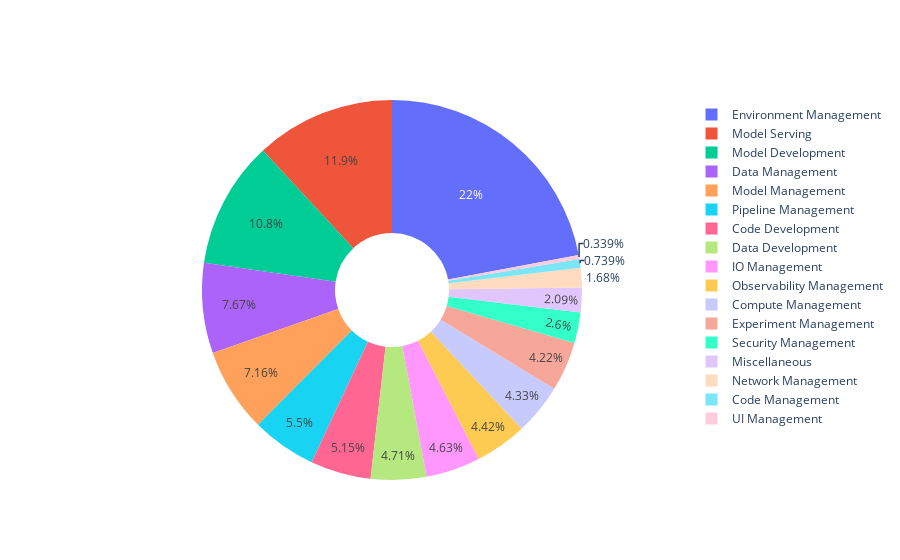

The cell this chart's notebook holds for it:
### Code cell
# assign human-readable & high-level topics to challenges & solutions

df = pd.read_json(os.path.join(path_rq1, 'topics.json'))
df['Challenge_topic_macro'] = -1

for index, row in df.iterrows():
    if row['Challenge_topic'] in macro_topic_mapping:
        df.at[index, 'Challenge_topic_macro'] = int(macro_topic_mapping[row['Challenge_topic']])
    else:
        df.drop(index, inplace=True)

df.to_json(os.path.join(path_rq1, 'filtered.json'), indent=4, orient='records')

df_number = pd.DataFrame()

values = []
labels = []

for name, group in df.groupby('Challenge_topic_macro'):
    entry = {
        'Topic': macro_topic_indexing[name],
        'Percentage': round(len(group)/len(df)*100, 2),
        'Number': len(group),
    }
    df_number = pd.concat([df_number, pd.DataFrame([entry])], ignore_index=True)
    labels.append(macro_topic_indexing[name])
    values.append(len(group))

df_number = df_number.sort_values('Percentage', ascending=False)
print(df_number.to_latex(float_format="%.2f", index=False))

fig = go.Figure(data=[go.Pie(labels=labels, values=values, hole=.3)])
fig.show()

### Figure 1 — Plotly figure (JSON) as saved in the notebook; plotly's stock layout.template omitted (floating-point values rounded to 4 significant figures)
{"data": [{"hole": 0.3, "labels": ["Code Development", "Code Management", "Data Development", "Data Management", "Environment Management", "Experiment Management", "IO Management", "Compute Management", "Pipeline Management", "Model Development", "Model Management", "Model Serving", "Network Management", "Observability Management", "Security Management", "UI Management", "Miscellaneous"], "type": "pie", "values": [593, 85, 542, 882, 2536, 485, 533, 498, 633, 1245, 824, 1368, 193, 508, 299, 39, 241]}], "layout": {}}
